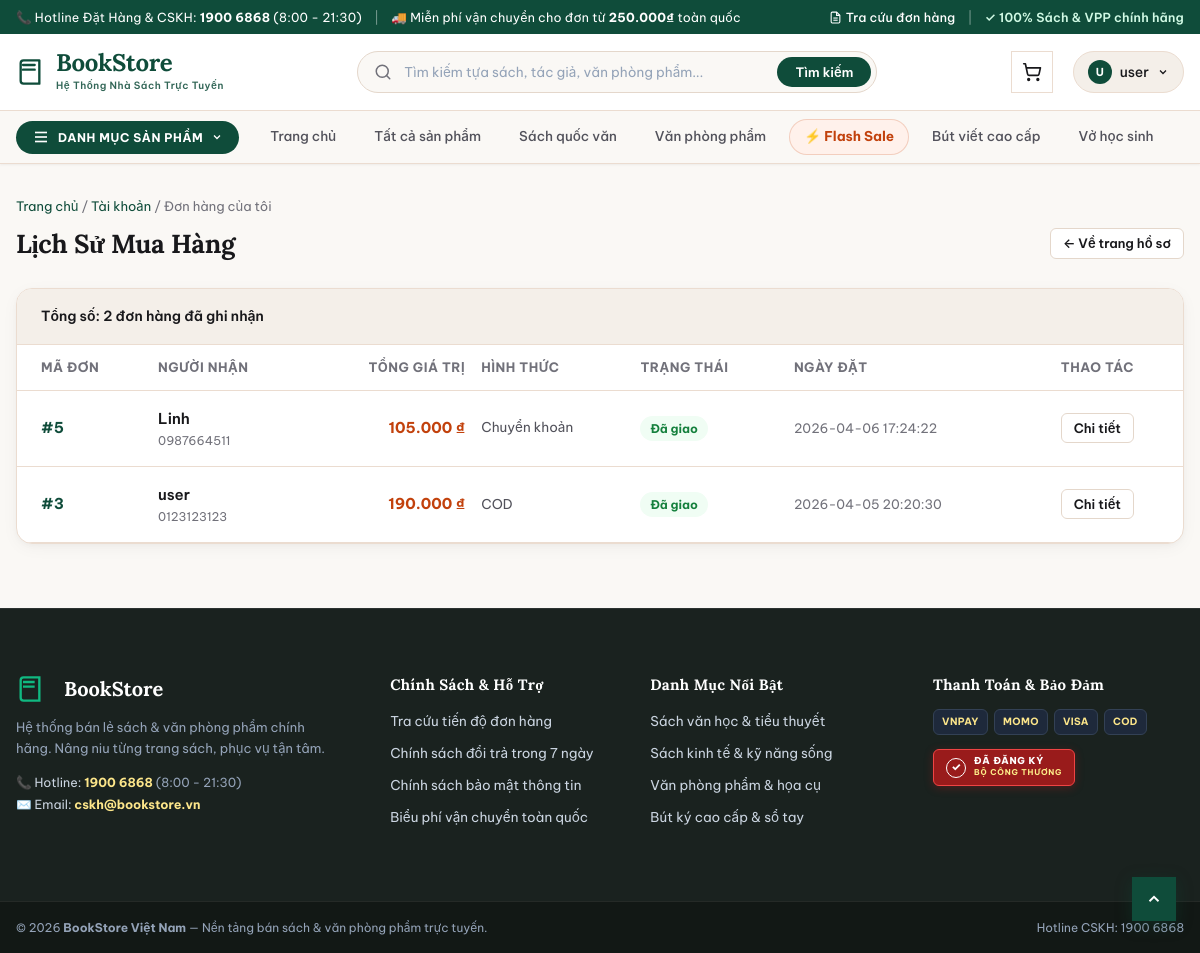
Page /WEB/bookstore/index.php?controller=order&action=myOrders (signed in) on the committed database.
### tables this page shows
CREATE TABLE `donhang` (
  `MaDH` int(11) NOT NULL,
  `MaND` int(11) DEFAULT NULL,
  `TenNguoiNhan` varchar(50) NOT NULL,
  `SDTNhan` varchar(10) NOT NULL,
  `DiaChi` varchar(200) NOT NULL,
  `PhuongThucTT` tinyint(4) NOT NULL,
  `GhiChu` varchar(255) DEFAULT NULL,
  `TongTien` int(11) NOT NULL,
  `TrangThai` tinyint(4) NOT NULL DEFAULT 0,
  `NgayDat` datetime NOT NULL DEFAULT current_timestamp()
);

### WEB/bookstore/controllers/OrderController.php (called while the page is built, shortened)
<?php
require_once __DIR__ . '/../models/Order.php';
class OrderController extends Controller
{
    public function myOrders()
    {
        $orderModel = new Order();
        $userId = (int)$_SESSION['user']['id'];
        $orders = $orderModel->getByUser($userId);
        $this->view('order/my_orders', [
            'title' => 'Đơn hàng của tôi',
            'orders' => $orders
        ]);
    }
}

### WEB/bookstore/core/Router.php (called while the page is built, shortened)
<?php
class Router
{
    private string $defaultAction = 'index';
    public function dispatch(): void
    {
        $action = $_GET['action'] ?? $this->defaultAction;
        $controllerObject = new $controllerName();
        call_user_func([$controllerObject, $action]);
    }
}

### WEB/bookstore/index.php (called while the page is built, shortened)
<?php
require_once __DIR__ . '/config/database.php';
require_once __DIR__ . '/core/Model.php';
require_once __DIR__ . '/core/Router.php';
$router = new Router();
$router->dispatch();

### WEB/bookstore/core/Model.php (called while the page is built, shortened)
<?php
require_once __DIR__ . '/../config/database.php';
class Model
{
    public function __construct()
    {
        $database = new Database();
        $this->db = $database->connect();
    }
}

### WEB/bookstore/config/database.php (called while the page is built, shortened)
<?php
class Database
{
    private string $host = 'localhost';
    private string $port = '3307';
    private string $dbname = 'bookstore';
    private string $username = 'root';
    private string $password = '';
    private string $charset = 'utf8mb4';
    private ?PDO $conn = null;
    public function connect(): PDO
    {
        $dsn = "mysql:host={$this->host};port={$this->port};dbname={$this->dbname};charset={$this->charset}";
        try {
            $this->conn = new PDO($dsn, $this->username, $this->password, [
                PDO::ATTR_ERRMODE            => PDO::ERRMODE_EXCEPTION,
                PDO::ATTR_DEFAULT_FETCH_MODE => PDO::FETCH_ASSOC,
                PDO::ATTR_EMULATE_PREPARES   => false,
            ]);
        } catch (PDOException $e) {
            die('Lỗi kết nối cơ sở dữ liệu: ' . $e->getMessage());
        }
        return $this->conn;
    }
}

### WEB/bookstore/models/Order.php (called while the page is built, shortened)
<?php
require_once __DIR__ . '/../core/Model.php';
class Order extends Model
{
    public function getByUser(int $maND)
    {
        $sql = "SELECT * FROM donhang WHERE MaND = ? ORDER BY MaDH DESC";
        $stmt = $this->db->prepare($sql);
        $stmt->execute([$maND]);
        return $stmt->fetchAll();
    }
}

### WEB/bookstore/views/order/my_orders.php (the view, shortened to what this page needs)
<?php require_once __DIR__ . '/../layouts/header.php'; ?>
<div style="margin-bottom: var(--space-6);">
    <div style="font-size: 13px; color: var(--color-ink-muted); margin-bottom: 6px;">
        <a href="index.php" style="color: var(--color-brand-primary);">Trang chủ</a> /
        <a href="index.php?controller=user&action=profile" style="color: var(--color-brand-primary);">Tài khoản</a> /
        <span>Đơn hàng của tôi</span>
    </div>
    <div style="display:flex; justify-content:space-between; align-items:center; flex-wrap:wrap; gap:12px;">
        <h1 class="section-title">Lịch Sử Mua Hàng</h1>
        <a class="btn btn-outline btn-sm" href="index.php?controller=user&action=profile">
            ← Về trang hồ sơ
        </a>
    </div>
</div>
<div style="background-color: var(--color-bg-surface); border: 1px solid var(--color-border-subtle); border-radius: var(--radius-lg); box-shadow: var(--shadow-card); overflow: hidden;">
    <div style="padding: var(--space-4) var(--space-6); background-color: var(--color-bg-subtle); border-bottom: 1px solid var(--color-border-subtle); font-size: 14px; font-weight: 600; color: var(--color-ink-primary);">
        Tổng số: <?= !empty($orders) ? count($orders) : 0 ?> đơn hàng đã ghi nhận
    </div>
    <table class="cart-table" style="margin: 0;">
        <thead>
            <tr>
                <th style="padding-left: var(--space-6);">Mã Đơn</th>
                <th>Người Nhận</th>
                <th style="text-align:right;">Tổng Giá Trị</th>
                <th>Hình Thức</th>
                <th>Trạng Thái</th>
                <th>Ngày Đặt</th>
                <th style="text-align:center; padding-right: var(--space-6);">Thao Tác</th>
            </tr>
        </thead>
        <tbody>
            <?php if (!empty($orders)): ?>
                <?php foreach ($orders as $item): ?>
                    <tr>
                        <td style="padding-left: var(--space-6); font-weight: 700; color: var(--color-brand-primary);">
                            #<?= (int)($item['MaDH'] ?? 0) ?>
                        </td>
                        <td>
                            <div style="font-weight: 600;"><?= htmlspecialchars($item['TenNguoiNhan'] ?? '-') ?></div>
                            <div style="font-size: 12px; color: var(--color-ink-muted);"><?= htmlspecialchars($item['SDTNhan'] ?? '') ?></div>
                        </td>
                        <td style="text-align:right; font-weight: 700; color: var(--color-accent-terracotta);">
                            <?= number_format((float)($item['TongTien'] ?? 0), 0, ',', '.') ?> ₫
                        </td>
                        <td style="font-size: 13.5px; color: var(--color-ink-secondary);">
                            <?= htmlspecialchars($item['PaymentText'] ?? '-') ?>
                        </td>
                        <td>
                            <?php
                                $status = $item['TrangThaiText'] ?? '-';
                                $badgeBg = 'var(--color-bg-subtle)';
                                $badgeColor = 'var(--color-ink-secondary)';
                                if ($status === 'Chờ xác nhận') { $badgeBg = 'var(--color-warning-bg)'; $badgeColor = 'var(--color-warning)'; }
                                elseif ($status === 'Đang đóng gói' || $status === 'Đang giao') { $badgeBg = 'var(--color-info-bg)'; $badgeColor = 'var(--color-info)'; }
                                elseif ($status === 'Đã giao') { $badgeBg = 'var(--color-success-bg)'; $badgeColor = 'var(--color-success)'; }
                                elseif ($status === 'Đã hủy') { $badgeBg = 'var(--color-danger-bg)'; $badgeColor = 'var(--color-danger)'; }
                            ?>
                            <span style="display:inline-block; font-size:12px; font-weight:700; padding:3px 10px; border-radius:var(--radius-pill); background-color:<?= $badgeBg ?>; color:<?= $badgeColor ?>;">
                                <?= htmlspecialchars($status) ?>
                            </span>
                        </td>
                        <td style="font-size: 13px; color: var(--color-ink-muted);">
                            <?= htmlspecialchars($item['NgayDat'] ?? '-') ?>
                        </td>
                        <td style="text-align:center; padding-right: var(--space-6);">
                            <a class="btn btn-outline btn-sm" href="index.php?controller=order&action=detail&id=<?= (int)($item['MaDH'] ?? 0) ?>">
                                Chi tiết
                            </a>
                        </td>
                    </tr>
                <?php endforeach; ?>
            <?php endif; ?>
        </tbody>
    </table>
</div>
<?php require_once __DIR__ . '/../layouts/footer.php'; ?>

### WEB/bookstore/public/css/style.css (style rules this page uses)
:root { --color-bg-canvas: #faf8f5; --color-bg-surface: #ffffff; --color-bg-subtle: #f4efe9; --color-bg-muted: #ece5dc; --color-bg-contrast: #18181b; --color-ink-primary: #18181b; --color-ink-secondary: #52525b; --color-ink-muted: #71717a; --color-ink-faint: #a1a1aa; --color-ink-inverted: #ffffff; --color-brand-primary: #0f4c3a; --color-brand-hover: #09372a; --color-brand-subtle: #e6f3ee; --color-brand-light: #2d705c; --color-accent-terracotta: #c2410c; --color-accent-hover: #9a3412; --color-accent-subtle: #fff1eb; --color-border-subtle: #ebdcd0; --color-border-default: #e4d7cb; --color-border-strong: #c9b9aa; --color-border-focus: #0f4c3a; --color-success: #15803d; --color-success-bg: #f0fdf4; --color-success-border: #bbf7d0; --color-warning: #b45309; --color-warning-bg: #fffbeb; --color-warning-border: #fde68a; --color-danger: #b91c1c; --color-danger-bg: #fef2f2; --color-danger-border: #fecaca; --color-info: #0369a1; --color-info-bg: #f0f9ff; --color-info-border: #bae6fd; --font-display: "Lora", "Merriweather", Georgia, serif; --font-body: "Be Vietnam Pro", -apple-system, BlinkMacSystemFont, "Segoe UI", Roboto, sans-serif; --shadow-sm: 0 1px 3px rgba(24, 24, 27, 0.04), 0 1px 2px rgba(24, 24, 27, 0.02); --shadow-card: 0 4px 18px -2px rgba(24, 24, 27, 0.05), 0 2px 6px -1px rgba(24, 24, 27, 0.03); --shadow-hover: 0 12px 28px -4px rgba(24, 24, 27, 0.09), 0 4px 10px -2px rgba(24, 24, 27, 0.04); --shadow-dropdown: 0 16px 36px -4px rgba(24, 24, 27, 0.12), 0 6px 12px -2px rgba(24, 24, 27, 0.06); --radius-xs: 4px; --radius-sm: 6px; --radius-md: 10px; --radius-lg: 16px; --radius-pill: 9999px; --space-1: 4px; --space-2: 8px; --space-3: 12px; --space-4: 16px; --space-5: 20px; --space-6: 24px; --space-8: 32px; --space-10: 40px; --space-12: 48px; --space-16: 64px; --transition-fast: color 0.15s ease, background-color 0.15s ease, border-color 0.15s ease, box-shadow 0.15s ease, transform 0.15s ease; --transition-base: color 0.2s ease, background-color 0.2s ease, border-color 0.2s ease, box-shadow 0.2s ease, transform 0.2s ease; }
*, *::before, *::after { box-sizing: border-box; margin: 0; padding: 0; }
html, body { overflow-x: clip; min-height: 100%; }
body { font-family: var(--font-body); font-size: 15px; line-height: 1.6; color: var(--color-ink-primary); background-color: var(--color-bg-canvas); display: flex; flex-direction: column; -webkit-font-smoothing: antialiased; -moz-osx-font-smoothing: grayscale; }
a { color: inherit; text-decoration: none; transition: var(--transition-fast); }
.btn { display: inline-flex; align-items: center; justify-content: center; gap: var(--space-2); font-weight: 600; font-size: 14px; padding: 10px 20px; border-radius: var(--radius-md); cursor: pointer; border: 1px solid transparent; transition: var(--transition-fast); line-height: 1.25; }
.btn-outline { background-color: var(--color-bg-surface); color: var(--color-ink-primary); border-color: var(--color-border-default); }
.btn-sm { padding: 6px 12px; font-size: 13px; border-radius: var(--radius-sm); }
.section-title { font-family: var(--font-display); font-size: 26px; font-weight: 700; color: var(--color-ink-primary); letter-spacing: -0.3px; }
.cart-table { width: 100%; border-collapse: collapse; }
.cart-table th { text-align: left; padding: var(--space-3) var(--space-2); font-size: 13px; font-weight: 700; text-transform: uppercase; letter-spacing: 0.5px; color: var(--color-ink-muted); border-bottom: 1px solid var(--color-border-subtle); }
.cart-table td { padding: var(--space-4) var(--space-2); border-bottom: 1px solid var(--color-border-subtle); vertical-align: middle; }

### rows in the picture
donhang: MaDH "5", TenNguoiNhan "Linh", SDTNhan "0987664511", TongTien "105.000", PaymentText "Chuyển khoản", status "Đã giao", NgayDat "2026-04-06 17:24:22"
donhang: MaDH "3", TenNguoiNhan "user", SDTNhan "0123123123", TongTien "190.000", PaymentText "COD", status "Đã giao", NgayDat "2026-04-05 20:20:30"

### other values in the picture
mb_substr($_SESSION['user']['fullname'] ?? 'U', 0, 1, 'UTF-8') "U"
$_SESSION['user']['fullname'] "user"
count($orders) "2"
